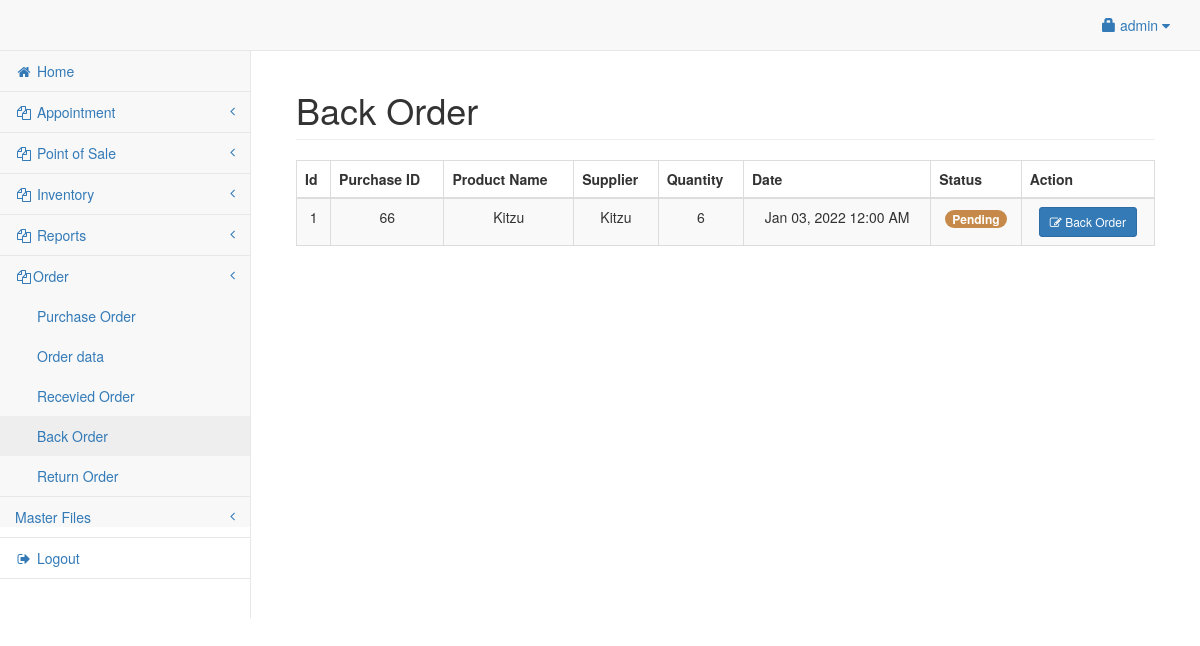
Page /admin/back_order.php (signed in) on the earlier database version.
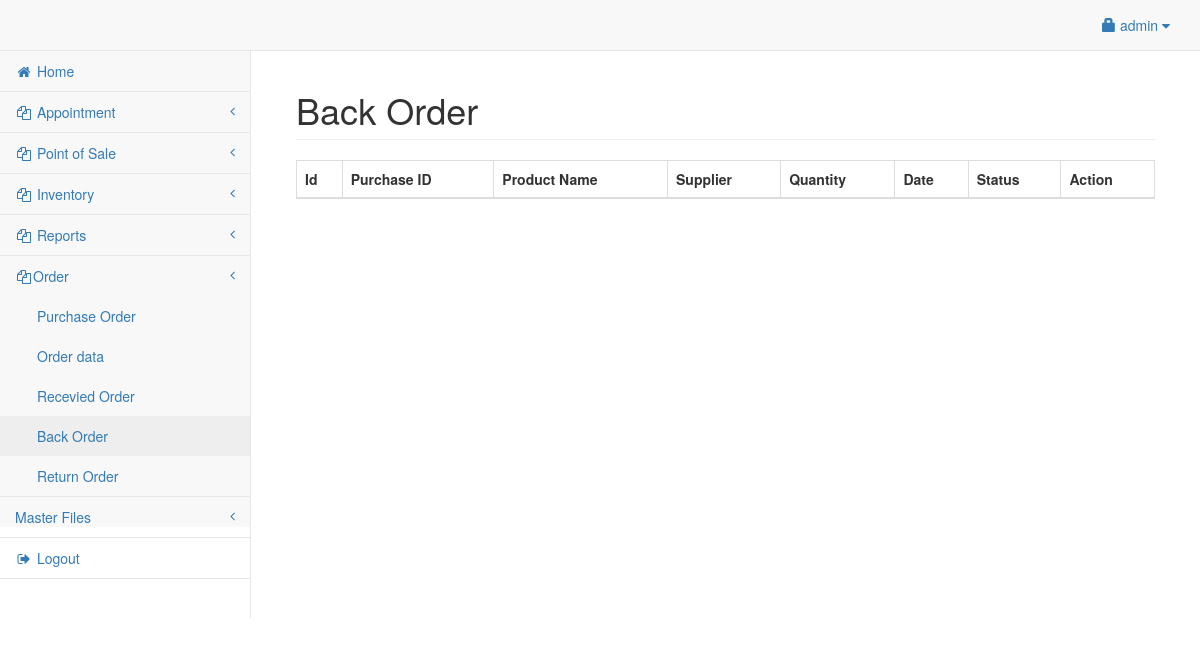
Same page on the later database version.
### tables this page shows
CREATE TABLE `backorder` (
  `backid` int(11) NOT NULL,
  `purchase_id` int(11) NOT NULL,
  `product_id` int(11) NOT NULL,
  `supplier_id` int(11) NOT NULL,
  `quantity` int(11) NOT NULL,
  `date` date NOT NULL,
  `status` varchar(200) NOT NULL
);

CREATE TABLE `product` (
  `productid` int(11) NOT NULL,
  `categoryid` int(11) NOT NULL,
  `barcode_id` varchar(25) NOT NULL,
  `product_name` varchar(150) NOT NULL,
  `product_price` double NOT NULL,
  `price` int(10) NOT NULL,
  `product_qty` double NOT NULL,
  `photo` varchar(200) NOT NULL,
  `supplierid` int(11) NOT NULL,
  `date` date NOT NULL,
  `about` varchar(250) NOT NULL,
  `damage_qty` double NOT NULL
);

CREATE TABLE `supplier` (
  `userid` int(11) NOT NULL,
  `company_name` varchar(50) NOT NULL,
  `company_address` varchar(150) NOT NULL,
  `contact` varchar(50) NOT NULL,
  `person` varchar(250) NOT NULL
);

### admin/back_order.php (the view, shortened to what this page needs)
<?php include('header.php'); ?>
<body>
    <div id="wrapper">
        <?php include('navbar.php'); ?>
        <div style="height:50px;"></div>
        <div id="page-wrapper">
            <div class="container-fluid">
                <div class="row">
                    <div class="col-lg-12">
                        <h1 class="page-header">Back Order
                        </h1>
                    </div>
                </div>
                <div class="row">
                    <div class="col-lg-12">
                        <table width="100%" class="table table-striped table-bordered table-hover" id="prodTable">
                            <thead>
                                <tr>
                                    <th>Id</th>
                                    <th>Purchase ID</th>
                                    <th>Product Name</th>
                                    <th>Supplier</th>
                                    <th>Quantity</th>
                                    <th>Date</th>
                                    <th>Status</th>
                                    <th>Action</th>
                                </tr>
                            </thead>
                            <tbody>
                                <?php
                                $pq = mysqli_query($conn, "SELECT * FROM backorder a join product b on b.productid=a.product_id
                                join supplier c on c.userid=b.supplierid WHERE a.status = 'Pending' ");
                                while ($pqrow = mysqli_fetch_array($pq)) {
                                    $pid = $pqrow['backid'];
                                ?>
                                    <tr>
                                        <td>
                                            <center><?php echo $pqrow['backid']; ?></center>
                                        </td>
                                        <td>
                                            <center>
                                                <?php echo $pqrow['purchase_id']; ?></center>
                                        </td>
                                        <td>
                                            <center>
                                                <?php echo $pqrow['product_name']; ?></center>
                                        </td>
                                        <td>
                                            <center>
                                                <?php echo $pqrow['company_name']; ?></center>
                                        </td>
                                        <td>
                                            <center>
                                               <?php echo $pqrow['quantity'] ?>
                                            </center>
                                        </td>
                                        <td>
                                            <center><?php echo date('M d, Y h:i A', strtotime($pqrow['date'])); ?></center>
                                        </td>
                                        <td>
                                            <center><span class='badge badge-pill' style='background:#c78949 '>Pending</span>
                                            </center>
                                        </td>
                                        <td>
                                            <center>
                                                    <button class="btn btn-primary btn-sm" data-toggle="modal" data-target="#backorder_<?php echo $pid; ?>"><i class="fa fa-edit"></i> Back Order</button>  </center>
                                                    <?php include('backorder_modal.php'); ?>
                                <?php
                                }
                                ?>
                            </tbody>
                        </table>
                    </div>
                </div>
            </div>
</body>
</html>

Differences in the rows shown:
removed backorder: backid "1", purchase "66", product.product_name "Kitzu", supplier.company_name "Kitzu", quantity "6", product.date "Jan 03, 2022 12:00 AM"
